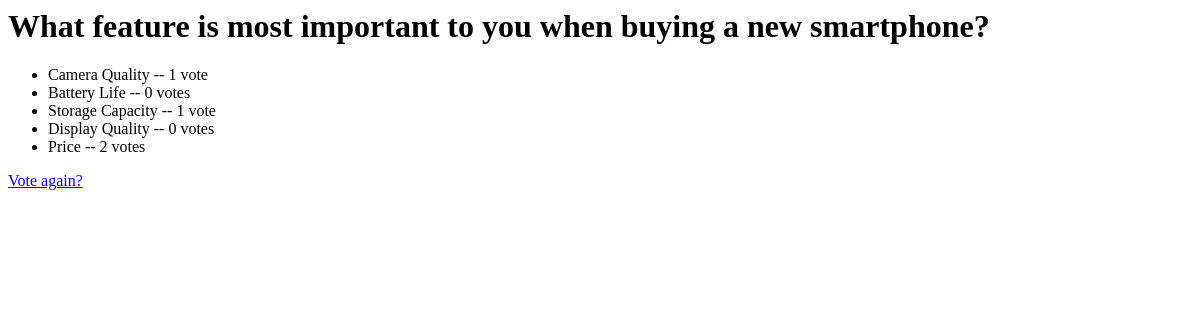
The page /polls/6/results/ on the database as committed earlier.
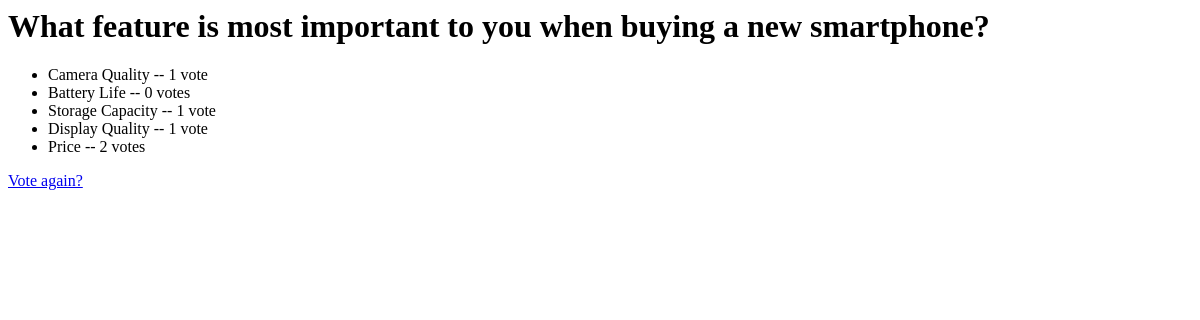
The same page on the database as committed later.
### polling/models.py (models this page shows, shortened)
class Choice(models.Model):
    question = models.ForeignKey(Question, on_delete=models.CASCADE)
    choice_text = models.CharField(max_length=200)
    votes = models.IntegerField(default=0)

### polling/views.py (the view)
# urls.py: path("<int:pk>/results/", views.ResultsView.as_view(),  name="results"),
class ResultsView(generic.DetailView):
    model = Question
    template_name = "polling/results.html"

### polling/templates/polling/results.html
<h1>{{ question.question_text }}</h1>
<ul>
{% for choice in question.choice_set.all %}
<li>{{ choice.choice_text }} -- {{ choice.votes }} vote{{ choice.votes|pluralize }}</li>
{% endfor %}
</ul>
<a href="{% url 'polling:detail' question.id %}">Vote again?</a>

Rows that differ between the two databases and show on the page:
changed Choice "Display Quality": votes "0" → "1"
